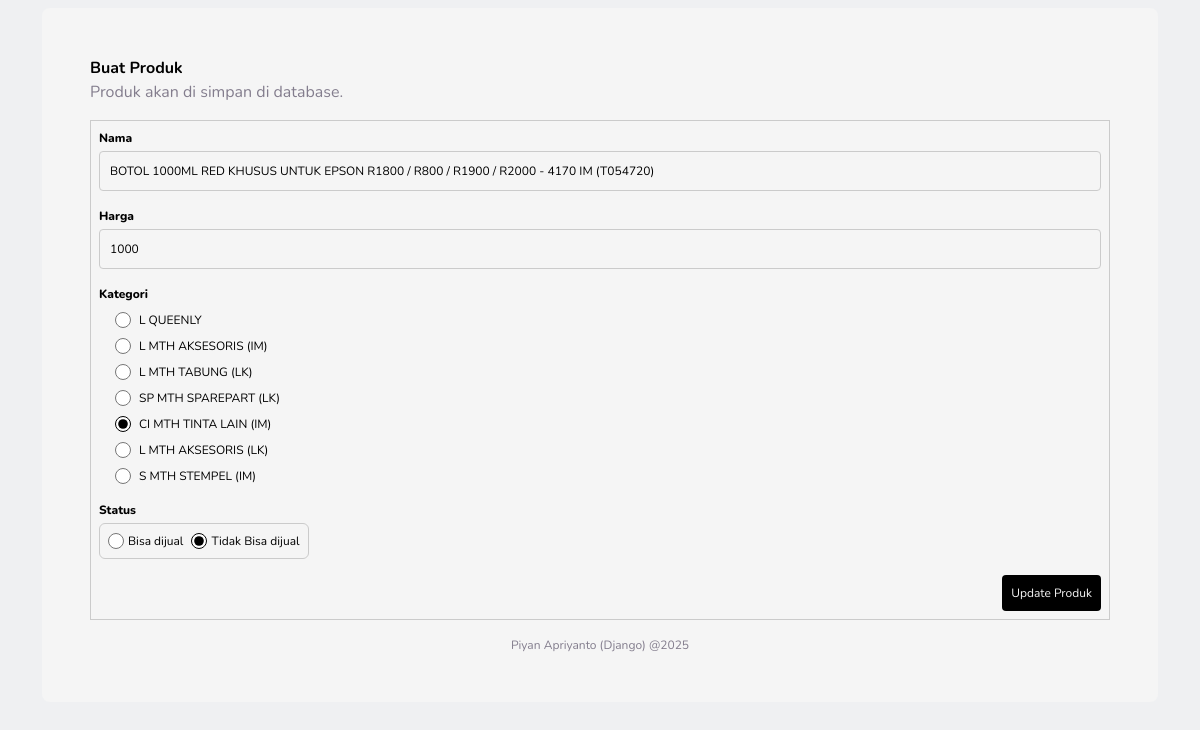
Screenshot of /product-manage?product-id=27 with the database file from the repository.
### app/models.py (models this page shows)
class Product(models.Model):
  product_name= models.CharField(max_length= 256)
  product_price= models.IntegerField()
  status= models.ForeignKey(Status, on_delete= models.CASCADE)
  category= models.ForeignKey(Category, on_delete= models.CASCADE)

class Category(models.Model):
  category_name= models.CharField(max_length= 56)

### app/views.py (the view, shortened to what this page needs)
# urls.py: path("product-manage?product-id=<int:product_id>", views.product_management, name="manage"),
def product_management(req, product_id):
  target_product= None
  button_text= 'Buat Produk'
  current_product= {
    'name': '',
    'price': '',
    'status_id': -1,
    'category_id': -1
  }
  if product_id != 0:
    target_product= Product.objects.get(id= product_id)
    current_product['name']= target_product.product_name
    current_product['price']= target_product.product_price
    current_product['category_id']= target_product.category_id
    current_product['status_id']= target_product.status_id
    button_text=  "Update Produk"
  def create_product(name, price, category_id, status_id):
    Product(product_name= name, product_price= price, category_id= category_id, status_id= status_id).save()
  def update_product(name, price, category_id, status_id):
    target_product.product_name= name
    target_product.product_price= price
    target_product.category_id= category_id
    target_product.status_id= status_id
    target_product.save()
  category_list= Category.objects.all()
  return render(req, 'product_management.html', {'category_list': category_list, 'current_product': current_product, 'button_text' : button_text })

### app/templates/product_management.html (shortened to what this page needs)
{% extends 'base.html' %} {% block info %}
{% load static %}
<div class="fol">
  <p class="fw-bold">Buat Produk</p>
  <p class="text-muted">Produk akan di simpan di database.</p>
</div>
{% endblock info %} {% block content %}
<form data-form-create-product method="POST" style="background-color: var(--primary)" class="fol gap-3 p-2">
  <div class="fol gap-1">
    <p style="min-width: 54px" class="form-label">Nama</p>
    <input required type="text" placeholder="Nama produk..." value="{{current_product.name}}" name="name" id="" />
  </div>
  <div class="fol gap-1">
    <p style="min-width: 54px" class="form-label">Harga</p>
    <input required type="number" placeholder="Harga produk.." value="{{current_product.price}}" name="price" id="" />
  </div>
  <div class="fol gap-2">
    <p class="form-label">Kategori</p>
    <div class="fol mx-3 gap-2">
      {% for cat in category_list %}
        <div class="fow gap-2">
          <input {% if cat.id == current_product.category_id %} checked {% endif %} required style="width: 16px; accent-color: black" type="radio" value="{{cat.id}}" name="category" id="" />
          <p class="f-12">{{cat.category_name}}</p>
        </div>
      {% endfor %}
    </div>
  </div>
  <div class="fol gap-1">
    <p style="min-width: 54px" class="form-label">Status</p>
    <div style="width: fit-content; border: 1px solid var(--border)" class="fow gap-2 p-2 rounded-2">
      <div class="fow gap-1">
        <input {% if current_product.status_id == 1 %} checked {% endif %} style="width: 16px; accent-color: black" type="radio" name="status" value="1" id="" />
        <p class="f-12">Bisa dijual</p>
      </div>
      <div class="fow gap-1">
        <input  {% if current_product.status_id == 2 %} checked {% endif %} required style="width: 16px; accent-color: black" type="radio" value="2" name="status" id="" />
        <p class="f-12">Tidak Bisa dijual</p>
      </div>
    </div>
  </div>
  <div class="fow justify-content-end">
    <input required data-submit style="width: fit-content" class="p-2" type="submit" value="{{ button_text }}" />
  </div>
</form>
{% endblock content %}

### app/static/p_utility_classes.css (style rules this page uses)
* { font-family: 'Nunito'; box-sizing: border-box; }
p { margin:0!important }
body { font-size: 16px; }
.fow { display: flex; flex-direction: row; }
.fol { display: flex; flex-direction: column; }
.f-12 { font-size: 12px; }

### app/static/style.css (style rules this page uses)
:root { --text-color:#000000; --text-mute: #837D8D; --primary: #F5F5F5; --secondary: #EFF0F2; --tersier: #000000; --border: #CBCBCB; --status-ok: #09C474; --status-not-ok: #E23737; }
p { color: var(--text-color); }
.text-muted { color: var(--text-mute)!important }
input { background-color: var(--primary); padding:10px; font-size: 12px; display: block!important; outline: none; border: 1px solid var(--border); border-radius: 4px; width: 100%; }
.form-label { font-size: 12px; font-weight: 800; }
[data-submit] { font-size: 12px; background-color: var(--tersier); border: 1px solid transparent; color: var(--primary); }

### rows the page displays
Product: name "BOTOL 1000ML RED KHUSUS UNTUK EPSON R1800 / R800 / R1900 / R2000 - 4170 IM (T054720)"
Category: category_name "L QUEENLY"
Category: category_name "L MTH AKSESORIS (IM)"
Category: category_name "L MTH TABUNG (LK)"
Category: category_name "SP MTH SPAREPART (LK)"
Category: category "☑", category_name "CI MTH TINTA LAIN (IM)"
Category: category_name "L MTH AKSESORIS (LK)"
Category: category_name "S MTH STEMPEL (IM)"
